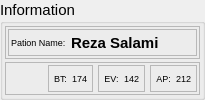
               <widget class="QGroupBox" name="groupBox_2">
                <property name="font">
                 <font>
                  <pointsize>11</pointsize>
                 </font>
                </property>
                <property name="title">
                 <string>Information</string>
                </property>
                <layout class="QVBoxLayout" name="verticalLayout_7">
                 <property name="spacing">
                  <number>3</number>
                 </property>
                 <property name="leftMargin">
                  <number>2</number>
                 </property>
                 <property name="topMargin">
                  <number>2</number>
                 </property>
                 <property name="rightMargin">
                  <number>2</number>
                 </property>
                 <property name="bottomMargin">
                  <number>2</number>
                 </property>
                 <item>
                  <widget class="QFrame" name="frame_10">
                   <property name="frameShape">
                    <enum>QFrame::StyledPanel</enum>
                   </property>
                   <property name="frameShadow">
                    <enum>QFrame::Raised</enum>
                   </property>
                   <layout class="QVBoxLayout" name="verticalLayout_4">
                    <property name="spacing">
                     <number>5</number>
                    </property>
                    <property name="leftMargin">
                     <number>2</number>
                    </property>
                    <property name="topMargin">
                     <number>2</number>
                    </property>
                    <property name="rightMargin">
                     <number>2</number>
                    </property>
                    <property name="bottomMargin">
                     <number>2</number>
                    </property>
                    <item>
                     <widget class="QFrame" name="frame_11">
                      <property name="frameShape">
                       <enum>QFrame::StyledPanel</enum>
                      </property>
                      <property name="frameShadow">
                       <enum>QFrame::Raised</enum>
                      </property>
                      <layout class="QHBoxLayout" name="horizontalLayout_6">
                       <property name="spacing">
                        <number>5</number>
                       </property>
                       <property name="leftMargin">
                        <number>2</number>
                       </property>
                       <property name="topMargin">
                        <number>2</number>
                       </property>
                       <property name="rightMargin">
                        <number>2</number>
                       </property>
                       <property name="bottomMargin">
                        <number>2</number>
                       </property>
                       <item alignment="Qt::AlignLeft">
                        <widget class="QLabel" name="label">
                         <property name="font">
                          <font>
                           <pointsize>7</pointsize>
                          </font>
                         </property>
                         <property name="text">
                          <string>Pation Name:</string>
                         </property>
                        </widget>
                       </item>
                       <item>
                        <widget class="QLabel" name="PNamelabel">
                         <property name="sizePolicy">
                          <sizepolicy hsizetype="Expanding" vsizetype="Preferred">
                           <horstretch>0</horstretch>
                           <verstretch>0</verstretch>
                          </sizepolicy>
                         </property>
                         <property name="font">
                          <font>
                           <weight>75</weight>
                           <bold>true</bold>
                          </font>
                         </property>
                         <property name="text">
                          <string>Reza Salami</string>
                         </property>
                        </widget>
                       </item>
                      </layout>
                     </widget>
                    </item>
                   </layout>
                  </widget>
                 </item>
                 <item>
                  <widget class="QFrame" name="frame_30">
                   <property name="frameShape">
                    <enum>QFrame::StyledPanel</enum>
                   </property>
                   <property name="frameShadow">
                    <enum>QFrame::Raised</enum>
                   </property>
                   <layout class="QHBoxLayout" name="horizontalLayout_30">
                    <property name="spacing">
                     <number>5</number>
                    </property>
                    <property name="leftMargin">
                     <number>2</number>
                    </property>
                    <property name="topMargin">
                     <number>2</number>
                    </property>
                    <property name="rightMargin">
                     <number>2</number>
                    </property>
                    <property name="bottomMargin">
                     <number>2</number>
                    </property>
                    <item>
                     <spacer name="horizontalSpacer">
                      <property name="orientation">
                       <enum>Qt::Horizontal</enum>
                      </property>
                      <property name="sizeHint" stdset="0">
                       <size>
                        <width>40</width>
                        <height>20</height>
                       </size>
                      </property>
                     </spacer>
                    </item>
                    <item>
                     <widget class="QFrame" name="frame_31">
                      <property name="frameShape">
                       <enum>QFrame::StyledPanel</enum>
                      </property>
                      <property name="frameShadow">
                       <enum>QFrame::Raised</enum>
                      </property>
                      <layout class="QHBoxLayout" name="horizontalLayout_27">
                       <property name="spacing">
                        <number>5</number>
                       </property>
                       <property name="leftMargin">
                        <number>5</number>
                       </property>
                       <property name="topMargin">
                        <number>5</number>
                       </property>
                       <property name="rightMargin">
                        <number>5</number>
                       </property>
                       <property name="bottomMargin">
                        <number>5</number>
                       </property>
                       <item alignment="Qt::AlignHCenter">
                        <widget class="QLabel" name="label_40">
                         <property name="font">
                          <font>
                           <pointsize>7</pointsize>
                           <weight>50</weight>
                           <bold>false</bold>
                          </font>
                         </property>
                         <property name="text">
                          <string>BT:</string>
                         </property>
                         <property name="alignment">
                          <set>Qt::AlignCenter</set>
                         </property>
                        </widget>
                       </item>
                       <item>
                        <widget class="QLabel" name="Bt_label">
                         <property name="font">
                          <font>
                           <pointsize>7</pointsize>
                          </font>
                         </property>
                         <property name="text">
                          <string>174</string>
                         </property>
                        </widget>
                       </item>
                      </layout>
                     </widget>
                    </item>
                    <item>
                     <widget class="QFrame" name="frame_32">
                      <property name="frameShape">
                       <enum>QFrame::StyledPanel</enum>
                      </property>
                      <property name="frameShadow">
                       <enum>QFrame::Raised</enum>
                      </property>
                      <layout class="QHBoxLayout" name="horizontalLayout_28">
                       <property name="spacing">
                        <number>5</number>
                       </property>
                       <property name="leftMargin">
                        <number>5</number>
                       </property>
                       <property name="topMargin">
                        <number>5</number>
                       </property>
                       <property name="rightMargin">
                        <number>5</number>
                       </property>
                       <property name="bottomMargin">
                        <number>5</number>
                       </property>
                       <item>
                        <widget class="QLabel" name="label_43">
                         <property name="font">
                          <font>
                           <pointsize>7</pointsize>
                           <weight>50</weight>
                           <bold>false</bold>
                          </font>
                         </property>
                         <property name="text">
                          <string>EV:</string>
                         </property>
                         <property name="alignment">
                          <set>Qt::AlignCenter</set>
                         </property>
                        </widget>
                       </item>
                       <item>
                        <widget class="QLabel" name="Ev_label">
                         <property name="font">
                          <font>
                           <pointsize>7</pointsize>
                          </font>
                         </property>
                         <property name="text">
                          <string>142</string>
                         </property>
                        </widget>
                       </item>
                      </layout>
                     </widget>
                    </item>
                    <item>
                     <widget class="QFrame" name="frame_33">
                      <property name="frameShape">
                       <enum>QFrame::StyledPanel</enum>
                      </property>
                      <property name="frameShadow">
                       <enum>QFrame::Raised</enum>
                      </property>
                      <layout class="QHBoxLayout" name="horizontalLayout_29">
                       <property name="spacing">
                        <number>5</number>
                       </property>
                       <property name="leftMargin">
                        <number>5</number>
                       </property>
                       <property name="topMargin">
                        <number>5</number>
                       </property>
                       <property name="rightMargin">
                        <number>5</number>
                       </property>
                       <property name="bottomMargin">
                        <number>5</number>
                       </property>
                       <item>
                        <widget class="QLabel" name="label_46">
                         <property name="font">
                          <font>
                           <pointsize>7</pointsize>
                           <weight>50</weight>
                           <bold>false</bold>
                          </font>
                         </property>
                         <property name="text">
                          <string>AP:</string>
                         </property>
                         <property name="alignment">
                          <set>Qt::AlignCenter</set>
                         </property>
                        </widget>
                       </item>
                       <item>
                        <widget class="QLabel" name="Ap_label">
                         <property name="font">
                          <font>
                           <pointsize>7</pointsize>
                          </font>
                         </property>
                         <property name="text">
                          <string>212</string>
                         </property>
                        </widget>
                       </item>
                      </layout>
                     </widget>
                    </item>
                   </layout>
                  </widget>
                 </item>
                </layout>
               </widget>
